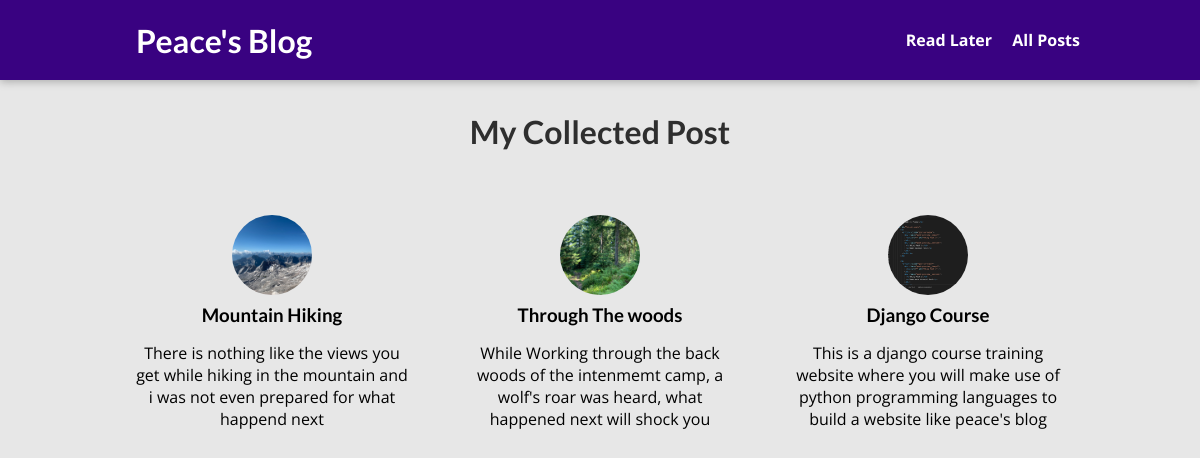
The page /posts on the database its author committed.
### blog/models.py (models this page shows, shortened)
class Post(models.Model):
    title = models.CharField( max_length=250)
    excerpt = models.CharField(max_length=250)
    image_name = models.ImageField(upload_to="blog image", height_field=None, width_field=None, max_length=None, null=True)
    date = models.DateField(auto_now=True, auto_now_add=False)
    slug = models.SlugField(unique=True, db_index=True)
    content = models.TextField()
    author = models.ForeignKey(Author, on_delete=models.SET_NULL, null=True)
    tags = models.ManyToManyField(Tag)

### blog/views.py (the view)
# urls.py: path("posts", views.PostView.as_view(), name="Posts"),
class PostView(ListView):
    model = Post
    template_name = "blog/posts.html"
    context_object_name = "posts"
    ordering = ["-date"]

### blog/templates/blog/posts.html (shortened to what this page needs)
{% extends "base.html" %}
{% load static %}
{% block styles %}
    <link rel="stylesheet" href="{% static "blog/includes/post_preview.css" %}">
    <link rel="stylesheet" href="{% static "blog/posts.css" %}">
{% endblock styles %}
{% block content %}
    <section id="all-posts">
        <h2>My Collected Post</h2>
        <ul>
            {% include "blog/includes/post_preview.html" %}
        </ul>
    </section>
{% endblock content %}

### blog/templates/blog/includes/post_preview.html
{% for post in posts %}
    <li>
        <article id="post">
            <a href="{% url "BlogPage" post.slug %}">
                <img src="{{post.image_name.url}}" alt="{{post.title}}">
                <div class="post__content">
                    <h3>{{post.title}}</h3>
                    <p>{{post.excerpt}}</p>
                </div>
            </a>
        </article>
    </li>
{% endfor %}

### static/styles.css (style rules this page uses)
* { box-sizing: border-box; }
html { font-family: 'Open Sans', 'Lato', sans-serif; }
body { margin: 0; }
h1, h2, h3 { font-family: 'Lato', sans-serif; font-weight: bold; }

### blog/static/blog/includes/post_preview.css (style rules this page uses)
#post { display: flex; flex-direction: column; align-items: center; text-align: center; }
#post a { text-decoration: none; color: black; transition: all 0.2s ease; padding: 1rem; }
#post img { width: 5rem; height: 5rem; object-fit: cover; border-radius: 50%; }
#post h3 { margin: 0.25rem 0; }

### blog/static/blog/posts.css (style rules this page uses)
body { background-color: #e7e7e7; }
#all-posts { margin: 7rem auto; width: 90%; max-width: 60rem; }
#all-posts h2 { text-align: center; font-size: 2rem; color: #2e2e2e; margin: 3rem 0; }
ul { list-style: none; margin: 0; padding: 0; display: grid; grid-template-columns: repeat(auto-fill, minmax(17rem, 1fr)); gap: 1.5rem; }

### rows shown on the page
Post: image_name (picture), title "Mountain Hiking", excerpt "There is nothing like the views you get while hiking in the mountain and i was not even prepared for what happend next"
Post: image_name (picture), title "Through The woods", excerpt "While Working through the back woods of the intenmemt camp, a wolf's roar was heard, what happened next will shock you"
Post: image_name (picture), title "Django Course", excerpt "This is a django course training website where you will make use of python programming languages to build a website like peace's blog"
